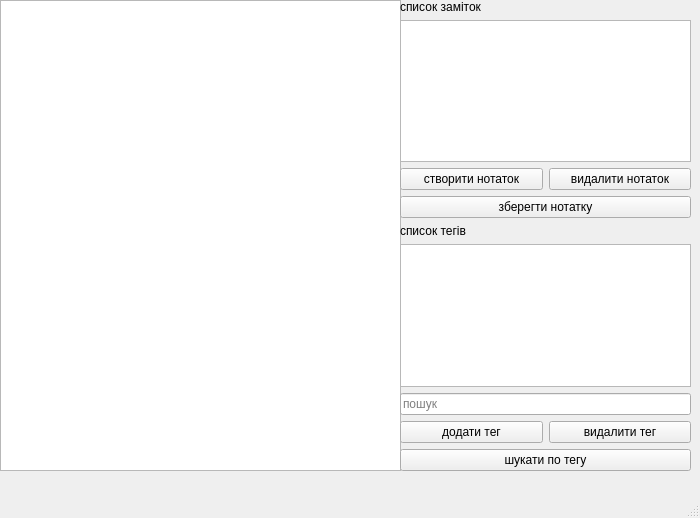
<?xml version="1.0" encoding="UTF-8"?>
<ui version="4.0">
 <class>MainWindow</class>
 <widget class="QMainWindow" name="MainWindow">
  <property name="geometry">
   <rect>
    <x>0</x>
    <y>0</y>
    <width>700</width>
    <height>518</height>
   </rect>
  </property>
  <property name="windowTitle">
   <string>MainWindow</string>
  </property>
  <widget class="QWidget" name="centralwidget">
   <widget class="QTextEdit" name="textEdit">
    <property name="geometry">
     <rect>
      <x>0</x>
      <y>0</y>
      <width>401</width>
      <height>471</height>
     </rect>
    </property>
   </widget>
   <widget class="QWidget" name="verticalLayoutWidget">
    <property name="geometry">
     <rect>
      <x>400</x>
      <y>0</y>
      <width>291</width>
      <height>471</height>
     </rect>
    </property>
    <layout class="QVBoxLayout" name="verticalLayout">
     <item>
      <widget class="QLabel" name="label">
       <property name="text">
        <string>список заміток</string>
       </property>
      </widget>
     </item>
     <item>
      <widget class="QListWidget" name="notes_list"/>
     </item>
     <item>
      <layout class="QHBoxLayout" name="horizontalLayout">
       <item>
        <widget class="QPushButton" name="btn_create_note">
         <property name="text">
          <string>створити нотаток</string>
         </property>
        </widget>
       </item>
       <item>
        <widget class="QPushButton" name="btn_delete_note">
         <property name="text">
          <string>видалити нотаток</string>
         </property>
        </widget>
       </item>
      </layout>
     </item>
     <item>
      <widget class="QPushButton" name="btn_save_note">
       <property name="text">
        <string>зберегти нотатку</string>
       </property>
      </widget>
     </item>
     <item>
      <widget class="QLabel" name="label_2">
       <property name="text">
        <string>список тегів</string>
       </property>
      </widget>
     </item>
     <item>
      <widget class="QListWidget" name="tags_list"/>
     </item>
     <item>
      <widget class="QLineEdit" name="tag_search">
       <property name="text">
        <string/>
       </property>
       <property name="placeholderText">
        <string>пошук</string>
       </property>
      </widget>
     </item>
     <item>
      <layout class="QHBoxLayout" name="horizontalLayout_2">
       <item>
        <widget class="QPushButton" name="btn_add_tag">
         <property name="text">
          <string>додати тег</string>
         </property>
        </widget>
       </item>
       <item>
        <widget class="QPushButton" name="btn_delete_tag">
         <property name="text">
          <string>видалити тег</string>
         </property>
        </widget>
       </item>
      </layout>
     </item>
     <item>
      <widget class="QPushButton" name="btn_search">
       <property name="text">
        <string>шукати по тегу</string>
       </property>
      </widget>
     </item>
    </layout>
   </widget>
  </widget>
  <widget class="QMenuBar" name="menubar">
   <property name="geometry">
    <rect>
     <x>0</x>
     <y>0</y>
     <width>700</width>
     <height>21</height>
    </rect>
   </property>
  </widget>
  <widget class="QStatusBar" name="statusbar"/>
 </widget>
 <resources/>
 <connections/>
</ui>
